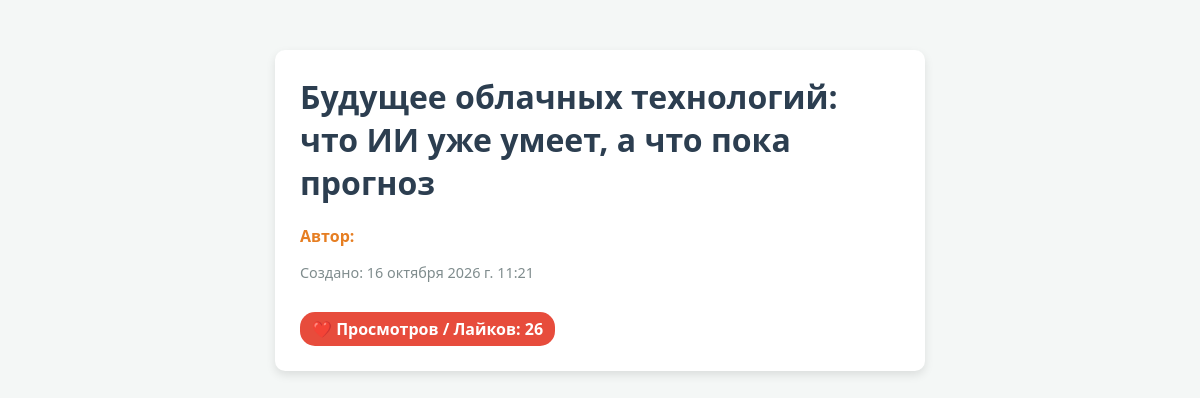
/1/, run on the app's committed database.
### blog/models.py (models this page shows, shortened)
class Blog(models.Model):
    title = models.CharField(max_length=200, verbose_name="Заголовок")
    content = models.TextField(default='', verbose_name="Содержимое")
    created_at = models.DateTimeField(auto_now_add=True, verbose_name="Дата создания")
    likes = models.IntegerField(default=0, verbose_name="Количество лайков")

### blog/views.py (the view)
# urls.py: path('<int:pk>/', views.blog_detail, name='blog_detail'),
def blog_detail(request, pk):
    blog = get_object_or_404(Blog, pk=pk)
    blog.likes += 1
    blog.save()
    return render(request, 'blog_detail.html', {'blog_id': blog})

### templates/blog_detail.html (shortened to what this page needs)
<!DOCTYPE html>
<html lang="ru">
<head>
</head>
<body>
    <div class="card">
        <h1>{{ blog_id.title }}</h1>
        <p class="author">Автор: {{ blog_id.author }}{% if blog_id.author == 'Ivanov Ivan' %} (Главный редактор){% endif %}</p>
        <div class="meta">
            <p>Создано: {{ blog_id.created_at }}</p>
        </div>
        <div class="likes-count">
            ❤️ Просмотров / Лайков: {{ blog_id.likes }}
        </div>
    </div>
</body>
</html>

### templates/blog_detail.html (style rules this page uses)
body { font-family: 'Segoe UI', Tahoma, Geneva, Verdana, sans-serif; background-color: #f4f7f6; margin: 0; padding: 20px; color: #333; }
.card { max-width: 600px; margin: 30px auto; background: #fff; padding: 25px; border-radius: 10px; box-shadow: 0 4px 10px rgba(0,0,0,0.1); }
h1 { color: #2c3e50; margin-top: 0; }
.meta { font-size: 0.9rem; color: #7f8c8d; margin-bottom: 10px; }
.author { font-weight: bold; color: #e67e22; }
.likes-count { background: #e74c3c; color: white; padding: 6px 12px; border-radius: 15px; display: inline-block; font-weight: bold; margin-top: 15px; }

### data on the page
Blog: title "Будущее облачных технологий: что ИИ уже умеет, а что пока прогноз", created_at "16 октября 2026 г. 11:21", likes "26"
